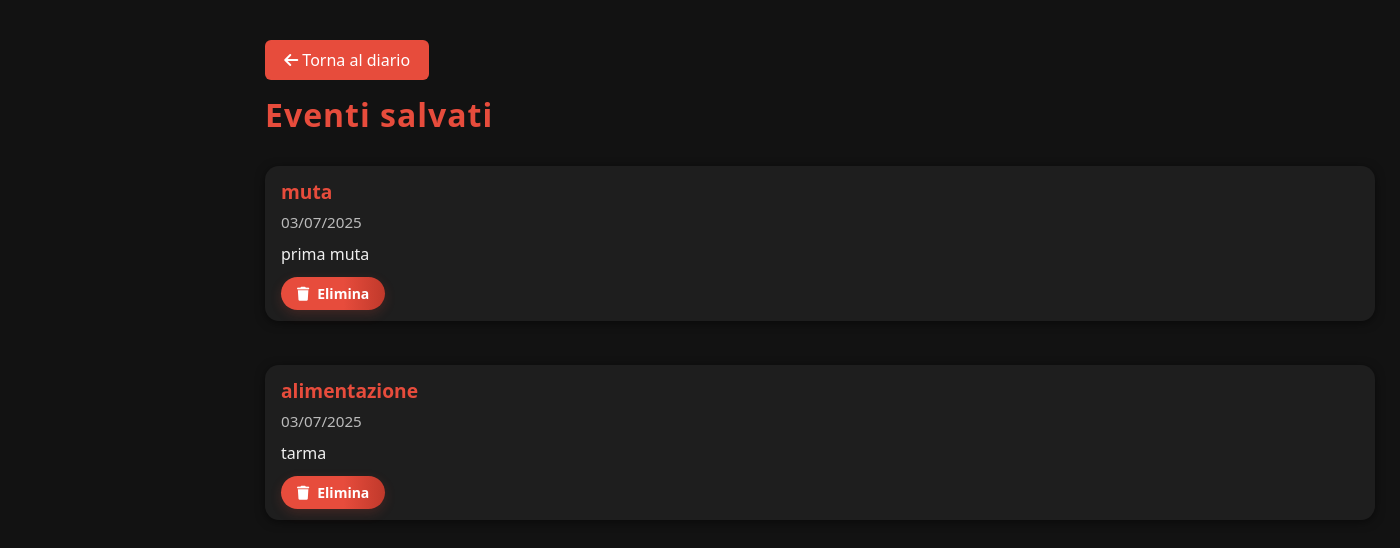
Screenshot of /lista_eventi/5/ (signed in) with the database file from the repository.
### My_Spider/models.py (models this page shows)
class Evento(models.Model):
    id_evento = models.AutoField(primary_key=True)
    tipo = models.CharField(max_length=50)
    data = models.DateField()
    note = models.TextField(blank=True)
    foto = models.ImageField(upload_to='eventi_foto/', blank=True, null=True)
    id_tarantola = models.ForeignKey(spider, on_delete=models.CASCADE, related_name='eventi')

### My_Spider/views.py (the view)
# urls.py: path('lista_eventi/<int:spider_id>/', views.lista_eventi_view, name='lista_eventi'),
def lista_eventi_view(request, spider_id):
    logged_in = request.session.get('logged_in', False)
    if not logged_in:
        return redirect('login')
    eventi = Evento.objects.filter(id_tarantola=spider_id)
    context = {
        'logged_in': logged_in,
        'username': request.session.get('username', 'Utente'),
        'eventi': eventi
    }
    return render(request, 'lista_eventi.html', context)

### templates/lista_eventi.html (shortened to what this page needs)
{% load static %}
<!DOCTYPE html>
<html lang="it">
<head>
    <link rel="stylesheet" href="https://cdnjs.cloudflare.com/ajax/libs/font-awesome/6.4.2/css/all.min.css">
    <link rel="stylesheet" href="{% static 'css/bootstrap.min.css' %}">
    <link rel="stylesheet" href="{% static 'css/fontawesome.min.css' %}">
</head>
<body>
<div class="container">
    <a href="{% url 'diario' %}" class="back-btn mb-3"><i class="fas fa-arrow-left"></i> Torna al diario</a>
    <h2 class="page-title">Eventi salvati</h2>
    <div class="row">
        {% for evento in eventi %}
        <div class="col-12 mb-3">
            <div class="card" style="padding: 0.7rem 1rem;">
                <div style="display: flex; align-items: flex-start; gap: 1rem;">
                    <div style="flex: 1;">
                        <div class="event-title" style="margin-bottom: 0.3rem;">{{ evento.tipo }}</div>
                        <div class="event-date" style="margin-bottom: 0.5rem;">{{ evento.data|date:"d/m/Y" }}</div>
                        <p class="card-text" style="margin-bottom: 0.7rem;">{{ evento.note }}</p>
                        <form method="post" action="{% url 'elimina_evento' evento.pk %}">
                            <button type="submit" class="delete-btn" style="padding: 6px 16px; font-size: 14px;">
                                <i class="fas fa-trash"></i> Elimina
                            </button>
                        </form>
                    </div>
                </div>
            </div>
        </div>
        {% empty %}
        <div class="col-12">
            <div class="alert alert-info">Nessun evento trovato.</div>
        </div>
            <div class="alert alert-info">Nessun evento trovato.</div>
        </div>
        {% endfor %}
    </div>
</div>
</body>
</html>

### templates/lista_eventi.html (style rules this page uses)
body { background: #121212; font-family: 'Segoe UI', Arial, sans-serif; color: #f0f0f0; }
.container { margin-top: 40px; margin-left: 250px; }
.page-title { color: #e74c3c; font-weight: 700; margin-bottom: 2rem; letter-spacing: 1px; }
.back-btn { background: #e74c3c; color: #fff; border: none; border-radius: 6px; padding: 0.5rem 1.2rem; margin-bottom: 2rem; font-weight: 500; text-decoration: none; transition: background 0.2s; display: inline-block; }
.card { border-radius: 14px; box-shadow: 0 2px 10px rgba(0, 0, 0, 0.5); border: none; margin-bottom: 28px; background: #1e1e1e; color: #f0f0f0; }
.event-title { color: #e74c3c; font-weight: 600; font-size: 1.2rem; }
.event-date { font-size: 0.95rem; color: #bbb; margin-bottom: 0.5rem; }
.card-text { font-size: 1rem; }
.delete-btn { margin-top: 10px; padding: 10px 22px; background: linear-gradient(90deg, #e74c3c 60%, #c0392b 100%); color: #fff; border: none; border-radius: 30px; cursor: pointer; font-weight: bold; font-size: 16px; box-shadow: 0 4px 12px rgba(231,76,60,0.18); display: flex; align-items: center; gap: 8px; transition: background 0.2s; }

### rows the page displays
Evento: tipo "muta", data "03/07/2025", note "prima muta"
Evento: tipo "alimentazione", data "03/07/2025", note "tarma"
